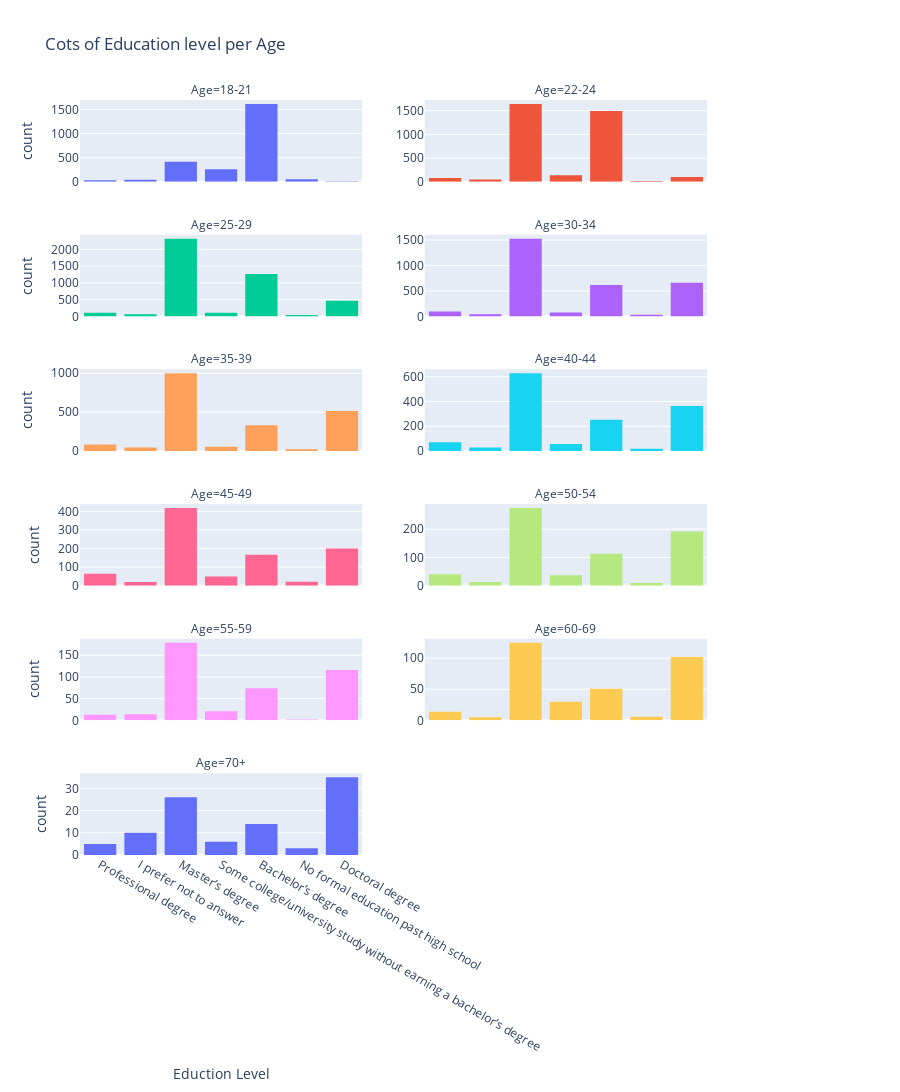

Notebook cell for this chart:
### Markdown cell above
### ZADANIE 2 (2 pkt): 
Korzystając z biblioteki plotly narysuj **WYKRES FASETOWY** prezentujący  liczbę poziomów wykształcenia wg. wieku

Na każdym poziomie mają być widoczne 4 wykresy, wiek to kolumna Q1.

### Code cell
# Posortujemy plik df według wieku, aby nasz wykres wyświetlał się w kolejności wiekowej
# Posortujemy plik df według wieku, aby nasz wykres wyświetlał się w kolejności wiekowej
df = df.sort_values(by=["Q1"])


fig = px.histogram(df, "Q4", 
                   facet_col="Q1", 
                   color="Q1",
                   title="Cots of Education level per Age",
                   labels={"Q1": "Age", "Q4":"Eduction Level"},
                   height=2000, 
                   facet_col_wrap=2, 
                   facet_col_spacing=0.1,
                   )
fig.update_layout(showlegend=False, xaxis={'categoryorder':'total descending'})
fig.update_yaxes(matches=None, showticklabels=True)
fig.show()

### Figure 1 — Plotly figure (JSON) as saved in the notebook; plotly's stock layout.template omitted (floating-point values rounded to 4 significant figures; data arrays with more than 128 entries replaced by an {"elided": "..."} marker saying what was removed)
{"data": [{"alignmentgroup": "True", "bingroup": "x", "hovertemplate": "Age=18-21<br>Eduction Level=%{x}<br>count=%{y}<extra></extra>", "legendgroup": "18-21", "marker": {"color": "#636efa", "pattern": {"shape": ""}}, "name": "18-21", "offsetgroup": "18-21", "orientation": "v", "showlegend": true, "type": "histogram", "x": {"elided": "2502 str values"}, "xaxis": "x11", "yaxis": "y11"}, {"alignmentgroup": "True", "bingroup": "x", "hovertemplate": "Age=22-24<br>Eduction Level=%{x}<br>count=%{y}<extra></extra>", "legendgroup": "22-24", "marker": {"color": "#EF553B", "pattern": {"shape": ""}}, "name": "22-24", "offsetgroup": "22-24", "orientation": "v", "showlegend": true, "type": "histogram", "x": {"elided": "3610 str values"}, "xaxis": "x12", "yaxis": "y12"}, {"alignmentgroup": "True", "bingroup": "x", "hovertemplate": "Age=25-29<br>Eduction Level=%{x}<br>count=%{y}<extra></extra>", "legendgroup": "25-29", "marker": {"color": "#00cc96", "pattern": {"shape": ""}}, "name": "25-29", "offsetgroup": "25-29", "orientation": "v", "showlegend": true, "type": "histogram", "x": {"elided": "4458 str values"}, "xaxis": "x9", "yaxis": "y9"}, {"alignmentgroup": "True", "bingroup": "x", "hovertemplate": "Age=30-34<br>Eduction Level=%{x}<br>count=%{y}<extra></extra>", "legendgroup": "30-34", "marker": {"color": "#ab63fa", "pattern": {"shape": ""}}, "name": "30-34", "offsetgroup": "30-34", "orientation": "v", "showlegend": true, "type": "histogram", "x": {"elided": "3120 str values"}, "xaxis": "x10", "yaxis": "y10"}, {"alignmentgroup": "True", "bingroup": "x", "hovertemplate": "Age=35-39<br>Eduction Level=%{x}<br>count=%{y}<extra></extra>", "legendgroup": "35-39", "marker": {"color": "#FFA15A", "pattern": {"shape": ""}}, "name": "35-39", "offsetgroup": "35-39", "orientation": "v", "showlegend": true, "type": "histogram", "x": {"elided": "2087 str values"}, "xaxis": "x7", "yaxis": "y7"}, {"alignmentgroup": "True", "bingroup": "x", "hovertemplate": "Age=40-44<br>Eduction Level=%{x}<br>count=%{y}<extra></extra>", "legendgroup": "40-44", "marker": {"color": "#19d3f3", "pattern": {"shape": ""}}, "name": "40-44", "offsetgroup": "40-44", "orientation": "v", "showlegend": true, "type": "histogram", "x": {"elided": "1439 str values"}, "xaxis": "x8", "yaxis": "y8"}, {"alignmentgroup": "True", "bingroup": "x", "hovertemplate": "Age=45-49<br>Eduction Level=%{x}<br>count=%{y}<extra></extra>", "legendgroup": "45-49", "marker": {"color": "#FF6692", "pattern": {"shape": ""}}, "name": "45-49", "offsetgroup": "45-49", "orientation": "v", "showlegend": true, "type": "histogram", "x": {"elided": "949 str values"}, "xaxis": "x5", "yaxis": "y5"}, {"alignmentgroup": "True", "bingroup": "x", "hovertemplate": "Age=50-54<br>Eduction Level=%{x}<br>count=%{y}<extra></extra>", "legendgroup": "50-54", "marker": {"color": "#B6E880", "pattern": {"shape": ""}}, "name": "50-54", "offsetgroup": "50-54", "orientation": "v", "showlegend": true, "type": "histogram", "x": {"elided": "692 str values"}, "xaxis": "x6", "yaxis": "y6"}, {"alignmentgroup": "True", "bingroup": "x", "hovertemplate": "Age=55-59<br>Eduction Level=%{x}<br>count=%{y}<extra></extra>", "legendgroup": "55-59", "marker": {"color": "#FF97FF", "pattern": {"shape": ""}}, "name": "55-59", "offsetgroup": "55-59", "orientation": "v", "showlegend": true, "type": "histogram", "x": {"elided": "422 str values"}, "xaxis": "x3", "yaxis": "y3"}, {"alignmentgroup": "True", "bingroup": "x", "hovertemplate": "Age=60-69<br>Eduction Level=%{x}<br>count=%{y}<extra></extra>", "legendgroup": "60-69", "marker": {"color": "#FECB52", "pattern": {"shape": ""}}, "name": "60-69", "offsetgroup": "60-69", "orientation": "v", "showlegend": true, "type": "histogram", "x": {"elided": "338 str values"}, "xaxis": "x4", "yaxis": "y4"}, {"alignmentgroup": "True", "bingroup": "x", "hovertemplate": "Age=70+<br>Eduction Level=%{x}<br>count=%{y}<extra></extra>", "legendgroup": "70+", "marker": {"color": "#636efa", "pattern": {"shape": ""}}, "name": "70+", "offsetgroup": "70+", "orientation": "v", "showlegend": true, "type": "histogram", "x": ["Master’s degree", "Doctoral degree", "Bachelor’s degree", "Bachelor’s degree", "I prefer not to answer", "I prefer not to answer", "Bachelor’s degree", "Master’s degree", "I prefer not to answer", "Doctoral degree", "Doctoral degree", "Master’s degree", "Bachelor’s degree", "Doctoral degree", "Master’s degree", "No formal education past high school", "Master’s degree", "Some college/university study without earning a bachelor’s degree", "Bachelor’s degree", "Master’s degree", "Bachelor’s degree", "Doctoral degree", "Doctoral degree", "Doctoral degree", "Professional degree", "Doctoral degree", "Doctoral degree", "Master’s degree", "Doctoral degree", "Doctoral degree", "Doctoral degree", "Doctoral degree", "Doctoral degree", "Doctoral degree", "I prefer not to answer", "Doctoral degree", "Bachelor’s degree", "Master’s degree", "Doctoral degree", "Master’s degree", "No formal education past high school", "Professional degree", "Master’s degree", "Master’s degree", "Doctoral degree", "Doctoral degree", "Doctoral degree", "Doctoral degree", "Master’s degree", "Master’s degree", "Master’s degree", "Doctoral degree", "Doctoral degree", "Professional degree", "No formal education past high school", "Master’s degree", "Doctoral degree", "Doctoral degree", "Doctoral degree", "Some college/university study without earning a bachelor’s degree", "Doctoral degree", "I prefer not to answer", "Some college/university study without earning a bachelor’s degree", "Master’s degree", "Master’s degree", "Bachelor’s degree", "Bachelor’s degree", "Master’s degree", "Doctoral degree", "I prefer not to answer", "Doctoral degree", "I prefer not to answer", "Bachelor’s degree", "Bachelor’s degree", "Professional degree", "Bachelor’s degree", "I prefer not to answer", "Some college/university study without earning a bachelor’s degree", "Master’s degree", "Bachelor’s degree", "Doctoral degree", "Doctoral degree", "Bachelor’s degree", "Master’s degree", "Master’s degree", "I prefer not to answer", "Some college/university study without earning a bachelor’s degree", "Professional degree", "Master’s degree", "Doctoral degree", "Master’s degree", "Master’s degree", null, "Master’s degree", "Doctoral degree", "Some college/university study without earning a bachelor’s degree", "Doctoral degree", "Doctoral degree", "I prefer not to answer", "Master’s degree"], "xaxis": "x", "yaxis": "y"}], "layout": {"annotations": [{"font": {}, "showarrow": false, "text": "Age=70+", "x": 0.225, "xanchor": "center", "xref": "paper", "y": 0.1083, "yanchor": "bottom", "yref": "paper"}, {"font": {}, "showarrow": false, "text": "Age=55-59", "x": 0.225, "xanchor": "center", "xref": "paper", "y": 0.2867, "yanchor": "bottom", "yref": "paper"}, {"font": {}, "showarrow": false, "text": "Age=60-69", "x": 0.775, "xanchor": "center", "xref": "paper", "y": 0.2867, "yanchor": "bottom", "yref": "paper"}, {"font": {}, "showarrow": false, "text": "Age=45-49", "x": 0.225, "xanchor": "center", "xref": "paper", "y": 0.465, "yanchor": "bottom", "yref": "paper"}, {"font": {}, "showarrow": false, "text": "Age=50-54", "x": 0.775, "xanchor": "center", "xref": "paper", "y": 0.465, "yanchor": "bottom", "yref": "paper"}, {"font": {}, "showarrow": false, "text": "Age=35-39", "x": 0.225, "xanchor": "center", "xref": "paper", "y": 0.6433, "yanchor": "bottom", "yref": "paper"}, {"font": {}, "showarrow": false, "text": "Age=40-44", "x": 0.775, "xanchor": "center", "xref": "paper", "y": 0.6433, "yanchor": "bottom", "yref": "paper"}, {"font": {}, "showarrow": false, "text": "Age=25-29", "x": 0.225, "xanchor": "center", "xref": "paper", "y": 0.8217, "yanchor": "bottom", "yref": "paper"}, {"font": {}, "showarrow": false, "text": "Age=30-34", "x": 0.775, "xanchor": "center", "xref": "paper", "y": 0.8217, "yanchor": "bottom", "yref": "paper"}, {"font": {}, "showarrow": false, "text": "Age=18-21", "x": 0.225, "xanchor": "center", "xref": "paper", "y": 1.0, "yanchor": "bottom", "yref": "paper"}, {"font": {}, "showarrow": false, "text": "Age=22-24", "x": 0.775, "xanchor": "center", "xref": "paper", "y": 1.0, "yanchor": "bottom", "yref": "paper"}], "barmode": "relative", "height": 2000, "legend": {"title": {"text": "Age"}, "tracegroupgap": 0}, "showlegend": false, "title": {"text": "Cots of Education level per Age"}, "xaxis": {"anchor": "y", "categoryorder": "total descending", "domain": [0, 0.45], "title": {"text": "Eduction Level"}}, "xaxis10": {"anchor": "y10", "domain": [0.55, 1], "matches": "x", "showticklabels": false}, "xaxis11": {"anchor": "y11", "domain": [0, 0.45], "matches": "x", "showticklabels": false}, "xaxis12": {"anchor": "y12", "domain": [0.55, 1], "matches": "x", "showticklabels": false}, "xaxis2": {"anchor": "y2", "domain": [0.55, 1], "matches": "x", "title": {"text": "Eduction Level"}}, "xaxis3": {"anchor": "y3", "domain": [0, 0.45], "matches": "x", "showticklabels": false}, "xaxis4": {"anchor": "y4", "domain": [0.55, 1], "matches": "x", "showticklabels": false}, "xaxis5": {"anchor": "y5", "domain": [0, 0.45], "matches": "x", "showticklabels": false}, "xaxis6": {"anchor": "y6", "domain": [0.55, 1], "matches": "x", "showticklabels": false}, "xaxis7": {"anchor": "y7", "domain": [0, 0.45], "matches": "x", "showticklabels": false}, "xaxis8": {"anchor": "y8", "domain": [0.55, 1], "matches": "x", "showticklabels": false}, "xaxis9": {"anchor": "y9", "domain": [0, 0.45], "matches": "x", "showticklabels": false}, "yaxis": {"anchor": "x", "domain": [0, 0.1083], "showticklabels": true, "title": {"text": "count"}}, "yaxis10": {"anchor": "x10", "domain": [0.7133, 0.8217], "showticklabels": true}, "yaxis11": {"anchor": "x11", "domain": [0.8917, 1.0], "showticklabels": true, "title": {"text": "count"}}, "yaxis12": {"anchor": "x12", "domain": [0.8917, 1.0], "showticklabels": true}, "yaxis2": {"anchor": "x2", "domain": [0, 0.1083], "showticklabels": true}, "yaxis3": {"anchor": "x3", "domain": [0.1783, 0.2867], "showticklabels": true, "title": {"text": "count"}}, "yaxis4": {"anchor": "x4", "domain": [0.1783, 0.2867], "showticklabels": true}, "yaxis5": {"anchor": "x5", "domain": [0.3567, 0.465], "showticklabels": true, "title": {"text": "count"}}, "yaxis6": {"anchor": "x6", "domain": [0.3567, 0.465], "showticklabels": true}, "yaxis7": {"anchor": "x7", "domain": [0.535, 0.6433], "showticklabels": true, "title": {"text": "count"}}, "yaxis8": {"anchor": "x8", "domain": [0.535, 0.6433], "showticklabels": true}, "yaxis9": {"anchor": "x9", "domain": [0.7133, 0.8217], "showticklabels": true, "title": {"text": "count"}}}}
